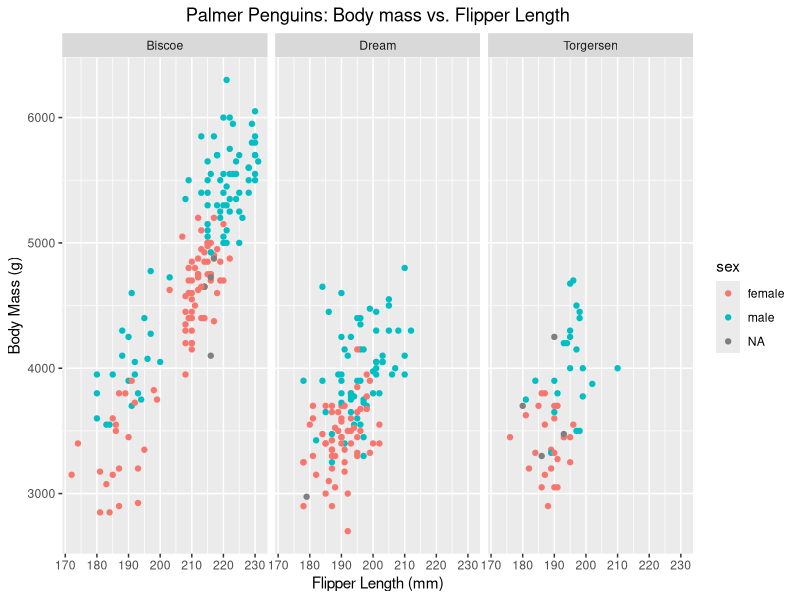

Generate this figure with R:
## ---- chunk 1
knitr::opts_chunk$set(warning = FALSE, message = FALSE)
## ---- chunk 2
library(ggplot2)
library(dplyr)
## ---- chunk 3
library(palmerpenguins)
sample_n(penguins, 10) # Muestra 10 registros al azar en cada ejecución
## ---- chunk 4
ggplot(data = penguins) + 
  geom_point(mapping = aes(x=flipper_length_mm, y = body_mass_g, color = sex), na.rm = TRUE) + 
  facet_wrap(~island) + 
  labs(title = "Palmer Penguins: Body mass vs. Flipper Length",
       x = "Flipper Length (mm)",
       y = "Body Mass (g)") + 
  theme(plot.title = element_text(hjust = 0.5))
